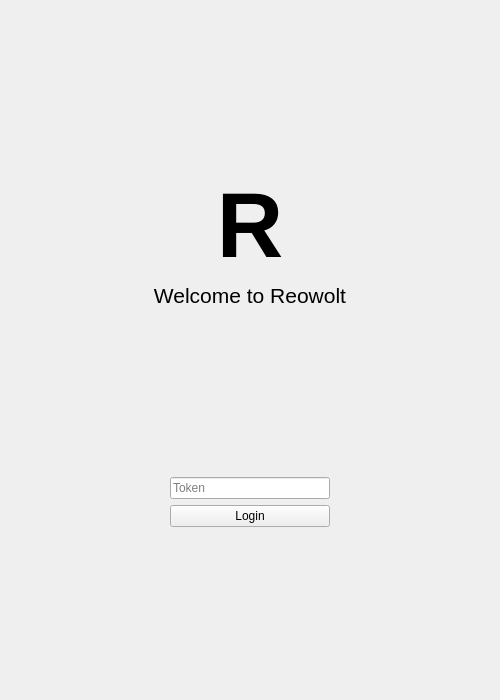
<?xml version="1.0" encoding="UTF-8"?>
<ui version="4.0">
 <class>Login</class>
 <widget class="QMainWindow" name="Login">
  <property name="geometry">
   <rect>
    <x>0</x>
    <y>0</y>
    <width>500</width>
    <height>700</height>
   </rect>
  </property>
  <property name="sizePolicy">
   <sizepolicy hsizetype="Expanding" vsizetype="Expanding">
    <horstretch>1</horstretch>
    <verstretch>1</verstretch>
   </sizepolicy>
  </property>
  <property name="windowTitle">
   <string>MainWindow</string>
  </property>
  <widget class="QWidget" name="root">
   <property name="sizePolicy">
    <sizepolicy hsizetype="Expanding" vsizetype="Expanding">
     <horstretch>1</horstretch>
     <verstretch>1</verstretch>
    </sizepolicy>
   </property>
   <property name="maximumSize">
    <size>
     <width>16777215</width>
     <height>16777215</height>
    </size>
   </property>
   <property name="layoutDirection">
    <enum>Qt::LayoutDirection::LeftToRight</enum>
   </property>
   <property name="autoFillBackground">
    <bool>true</bool>
   </property>
   <layout class="QVBoxLayout" name="verticalLayout_2">
    <item>
     <layout class="QVBoxLayout" name="vroot">
      <property name="sizeConstraint">
       <enum>QLayout::SizeConstraint::SetMaximumSize</enum>
      </property>
      <item>
       <spacer name="top_spacer">
        <property name="orientation">
         <enum>Qt::Orientation::Vertical</enum>
        </property>
        <property name="sizeHint" stdset="0">
         <size>
          <width>20</width>
          <height>40</height>
         </size>
        </property>
       </spacer>
      </item>
      <item>
       <widget class="QLabel" name="r_label">
        <property name="font">
         <font>
          <pointsize>69</pointsize>
          <bold>true</bold>
         </font>
        </property>
        <property name="styleSheet">
         <string notr="true"/>
        </property>
        <property name="text">
         <string>R</string>
        </property>
        <property name="alignment">
         <set>Qt::AlignmentFlag::AlignCenter</set>
        </property>
        <property name="class" stdset="0">
         <string>logo</string>
        </property>
       </widget>
      </item>
      <item>
       <widget class="QLabel" name="welcome_label">
        <property name="font">
         <font>
          <pointsize>16</pointsize>
         </font>
        </property>
        <property name="text">
         <string>Welcome to Reowolt</string>
        </property>
        <property name="alignment">
         <set>Qt::AlignmentFlag::AlignCenter</set>
        </property>
       </widget>
      </item>
      <item>
       <spacer name="middle_spacer">
        <property name="orientation">
         <enum>Qt::Orientation::Vertical</enum>
        </property>
        <property name="sizeHint" stdset="0">
         <size>
          <width>20</width>
          <height>40</height>
         </size>
        </property>
       </spacer>
      </item>
      <item>
       <layout class="QHBoxLayout" name="centered_login_form">
        <item>
         <spacer name="login_form_spacer_left">
          <property name="orientation">
           <enum>Qt::Orientation::Horizontal</enum>
          </property>
          <property name="sizeHint" stdset="0">
           <size>
            <width>40</width>
            <height>20</height>
           </size>
          </property>
         </spacer>
        </item>
        <item>
         <layout class="QVBoxLayout" name="login_form">
          <item>
           <widget class="QLineEdit" name="token_input">
            <property name="placeholderText">
             <string>Token</string>
            </property>
           </widget>
          </item>
          <item>
           <widget class="QPushButton" name="login_button">
            <property name="text">
             <string>Login</string>
            </property>
            <property name="class" stdset="0">
             <string>accent</string>
            </property>
           </widget>
          </item>
         </layout>
        </item>
        <item>
         <spacer name="login_form_spacer_right">
          <property name="orientation">
           <enum>Qt::Orientation::Horizontal</enum>
          </property>
          <property name="sizeHint" stdset="0">
           <size>
            <width>40</width>
            <height>20</height>
           </size>
          </property>
         </spacer>
        </item>
       </layout>
      </item>
      <item>
       <spacer name="bottom_spacer">
        <property name="orientation">
         <enum>Qt::Orientation::Vertical</enum>
        </property>
        <property name="sizeHint" stdset="0">
         <size>
          <width>20</width>
          <height>40</height>
         </size>
        </property>
       </spacer>
      </item>
     </layout>
    </item>
   </layout>
  </widget>
 </widget>
 <resources/>
 <connections/>
</ui>
